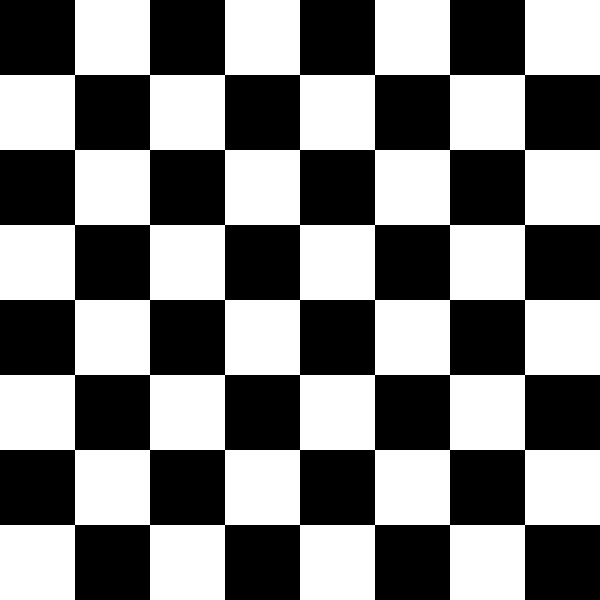
Frame 1 (no input)
Frame 60 (the mouse pressed at the canvas centre just before this capture): identical to frame 1, image omitted
Frame 120 (the mouse held since frame 60 and released just before this capture): identical to frame 1, image omitted

The Processing sketch that drew this single still picture (run headless with seeded random() and noise(); from frame 60 on, the mouse is pressed at the canvas centre):

// Processing sketch: hw2a_checkBoard
// ── hw2a_checkBoard.pde
/*
 *@author: Ying Cui
 *After clicking on the board, it will be checked by a red circle.
 */
void setup()
{
  size(600, 600);
  frameRate(200);
}

final int N = 8;
float mx = -100;
float my = -100;
void draw()
{
  final int BOX = width/N;
  final float SMALLCIRCLE = BOX * 0.618;
  color WHITE = color(255);
  color BLACK = color(0);
  boolean bx = false;
  // draw the checkboard
  for (int y = 0; y < height; y += BOX)
  {
    bx = !bx;
    for (int x = 0; x < width; x += BOX)
    {
      fill(bx ? BLACK : WHITE);
      noStroke();
      rect(x, y, BOX, BOX);
      bx = !bx;
    }
  }
  // draw a red circle by click
  for (int i = 0; i < N; i++)
  {
    if (mx >= i * BOX && mx < (i+1) * BOX)
      mx = (i + 0.5) * BOX;
    if (my >= i * BOX && my < (i+1) * BOX)
      my = (i + 0.5) * BOX;
    fill(0, 0, 0, 0); // make it like a ring
    stroke(255, 0, 0);
    strokeWeight(2);
    ellipse(mx, my, SMALLCIRCLE, SMALLCIRCLE);
  }
}

void mouseClicked()
{
  if (mouseButton == LEFT)
  {
     mx = mouseX;
     my = mouseY;
  }
}
